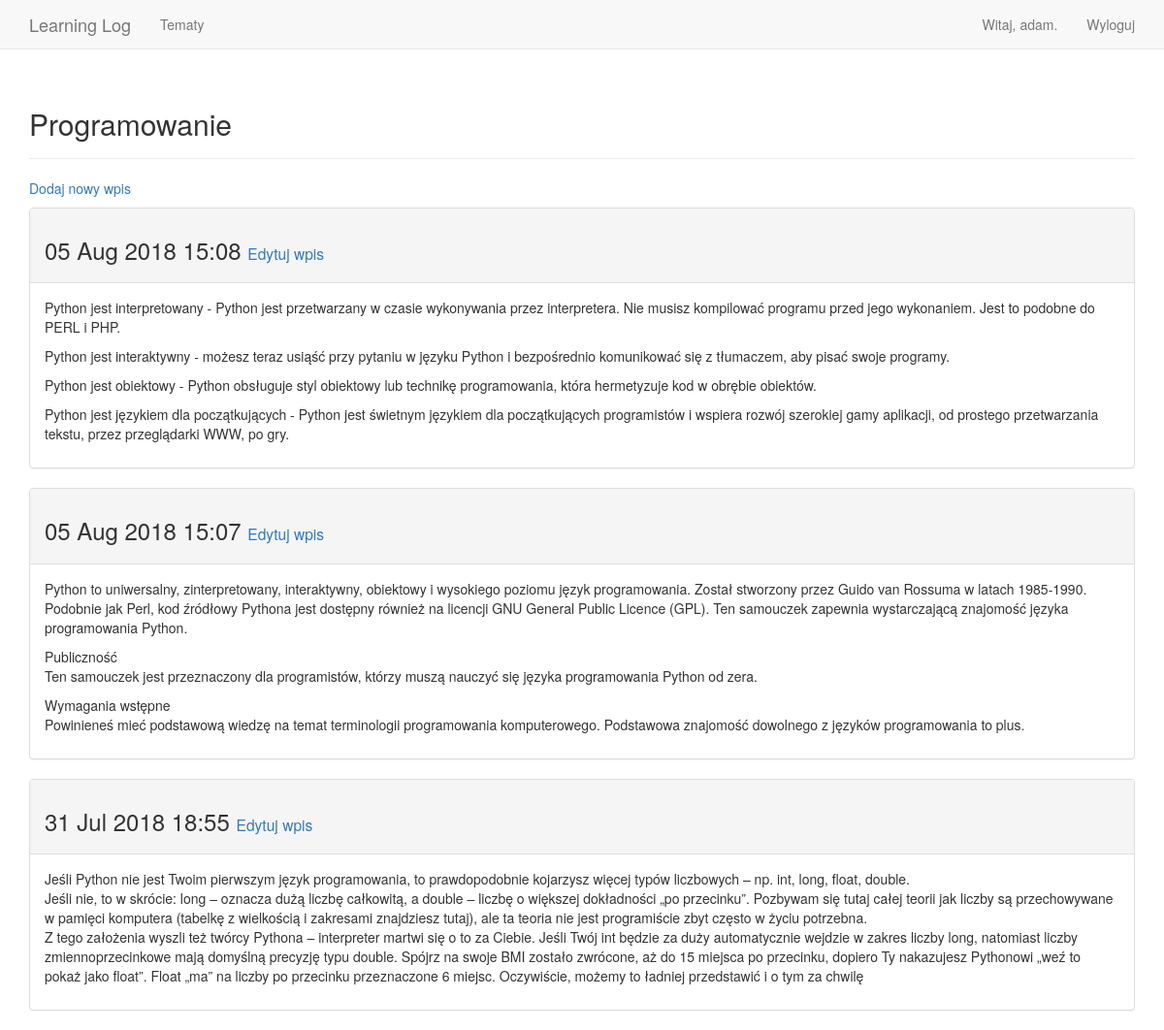
/topics/1/ (signed in), run on the app's committed database.
### learning_logs/models.py (models this page shows, shortened)
class Topic(models.Model):
    text = models.CharField(max_length=200)
    date_added = models.DateTimeField(auto_now_add=True)
    owner = models.ForeignKey(User,
        on_delete=models.CASCADE)
    def __str__(self):
        return self.text

class Entry(models.Model):
    topic = models.ForeignKey(Topic,
        on_delete=models.CASCADE)
    text = models.TextField()
    date_added = models.DateTimeField(auto_now_add=True)
    class Meta:
        verbose_name_plural = 'entries'

### learning_logs/views.py (the view)
# urls.py: url(r'^topics/(?P<topic_id>\d+)/$', views.topic, name='topic'),
@login_required
def topic(request, topic_id):
    topic = Topic.objects.get(id=topic_id)
    if topic.owner != request.user:
        raise Http404
    entries = topic.entry_set.order_by('-date_added')
    context = {'topic': topic, 'entries': entries}
    return render(request, 'learning_logs/topic.html', context)

### learning_logs/templates/learning_logs/topic.html
{% extends 'learning_logs/base.html' %}
{% block header %}
	<h2>{{ topic }}</h2>
{% endblock header %}
{% block content %}
	<p>
		<a href="{% url 'learning_logs:new_entry' topic.id %}">Dodaj nowy wpis</a>
	</p>
	{% for entry in entries %}
		<div class="panel panel-default">
			<div class="panel-heading">
				<h3>
					{{ entry.date_added|date:'d M Y H:i' }}
						<small>
							<a href="{% url 'learning_logs:edit_entry' entry.id %}">
								Edytuj wpis</a>
						</small>
				</h3>
			</div>
				<div class="panel-body">
					{{ entry.text|linebreaks }}
				</div>
			</div>
	{% empty %}
		Nie ma jeszcze żadnego wpisu dla tego tematu.
	{% endfor %}
{% endblock content %}

### learning_logs/templates/learning_logs/base.html (shortened to what this page needs)
{% load bootstrap3 %}
<!DOCTYPE html>
    <html lang="pl">
    <head>
        {% bootstrap_css %}
    </head>
    <body>
        <nav class="navbar navbar-default navbar-static-top">
            <div class="container">
                <div class="navbar-header">
                    <a class="navbar-brand" href="{% url 'learning_logs:index' %}">Learning Log</a>
                </div>
                <div id="navbar" class="navbar-collapse collapse">
                    <ul class="nav navbar-nav">
                    <li><a href="{% url 'learning_logs:topics' %}">Tematy</a></li>
                    </ul>
                    <ul class="nav navbar-nav navbar-right">
                        {% if user.is_authenticated %}
                            <li><a>Witaj, {{ user.username }}.</a></li>
                            <li><a href="{% url 'users:logout' %}">Wyloguj</a></li>
                        {% else %}
                            <li><a href="{% url 'users:register' %}">Rejestruj</a></li>
                            <li><a href="{% url 'users:login' %}">Zaloguj</a></li>
                        {% endif %}
                    </ul>
                </div>
            </div>
        </nav>
        <div class="container">
            <div class="page-header">
                {% block header %}{% endblock header %}
            </div>
            <div>
                {% block content %}{% endblock content %}
            </div>
        </div>
    </body>
</html>

### data on the page
Topic: text "Programowanie"
Entry: date_added "05 Aug 2018 15:08", text "Python jest interpretowany - Python jest przetwarzany w czasie wykonywania przez interpretera. Nie musisz kompilować programu przed jego wykonaniem. Jest to podobne do PERL i PHP. Python jest interaktywny - możesz teraz usiąść przy pytaniu w języku Python i bezpośrednio komunikować się z tłumaczem, aby pisać swoje programy. Python jest obiektowy - Python obsługuje styl obiektowy lub technikę programowania, która hermetyzuje kod w obrębie obiektów. Python jest językiem dla początkujących - Python jest świetnym językiem dla początkujących programistów i wspiera rozwój szerokiej gamy aplikacji, od prostego przetwarzania tekstu, przez przeglądarki WWW, po gry."
Entry: date_added "05 Aug 2018 15:07", text "Python to uniwersalny, zinterpretowany, interaktywny, obiektowy i wysokiego poziomu język programowania. Został stworzony przez Guido van Rossuma w latach 1985-1990. Podobnie jak Perl, kod źródłowy Pythona jest dostępny również na licencji GNU General Public Licence (GPL). Ten samouczek zapewnia wystarczającą znajomość języka programowania Python. Publiczność Ten samouczek jest przeznaczony dla programistów, którzy muszą nauczyć się języka programowania Python od zera. Wymagania wstępne Powinieneś mieć podstawową wiedzę na temat terminologii programowania komputerowego. Podstawowa znajomość dowolnego z języków programowania to plus."
Entry: date_added "31 Jul 2018 18:55", text "Jeśli Python nie jest Twoim pierwszym język programowania, to prawdopodobnie kojarzysz więcej typów liczbowych – np. int, long, float, double. Jeśli nie, to w skrócie: long – oznacza dużą liczbę całkowitą, a double – liczbę o większej dokładności „po przecinku”. Pozbywam się tutaj całej teorii jak liczby są przechowywane w pamięci komputera (tabelkę z wielkością i zakresami znajdziesz tutaj), ale ta teoria nie jest programiście zbyt często w życiu potrzebna. Z tego założenia wyszli też twórcy Pythona – interpreter martwi się o to za Ciebie. Jeśli Twój int będzie za duży automatycznie wejdzie w zakres liczby long, natomiast liczby zmiennoprzecinkowe mają domyślną precyzję typu double. Spójrz…"

### other printed values
{{ user.username }} "adam"
